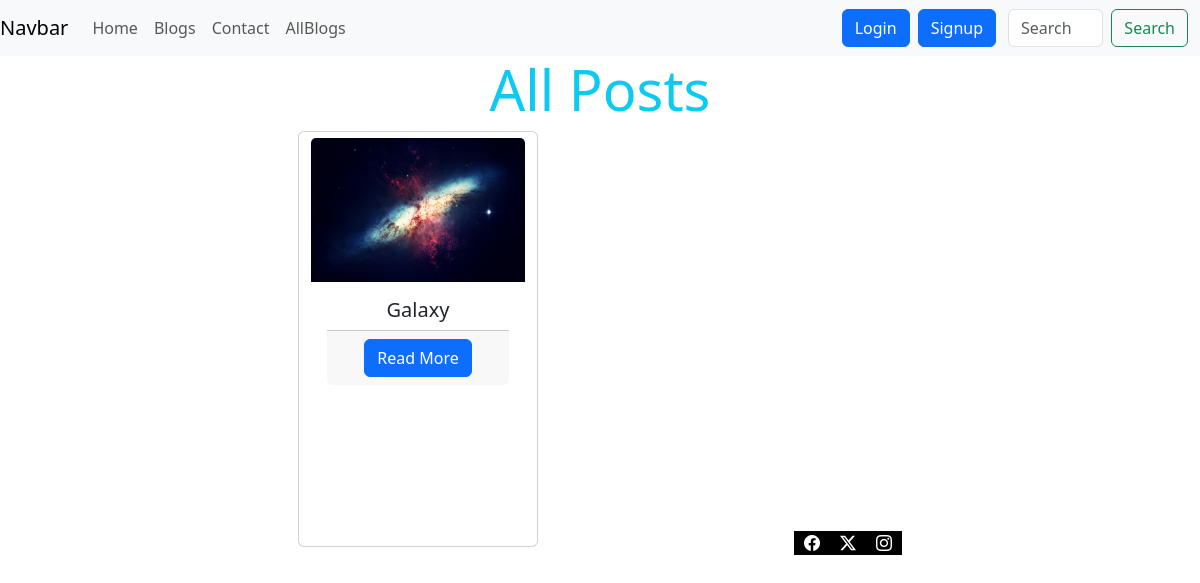
Screenshot of /allblogs?category=Astronomy with the database file from the repository.
### myBlogs/models.py (models this page shows)
class blog_post(models.Model):
    blog_title = models.CharField(max_length=80)
    blog_img = models.ImageField(upload_to='images/')
    blog_description=RichTextField()
    Blog_cat = models.ForeignKey(blog_category,null=True, default= None ,on_delete=models.CASCADE)
    like_count =models.IntegerField(default=0, null = True)
    view_count = models.IntegerField(default=0, null = True)
    def __str__(self):
        return self.blog_title

### myBlogs/views.py (the view)
# urls.py: path('allblogs',views.allblogs,name='allblogs'),
def allblogs(request):
    x = blog_post.objects.all()
    var = request.GET.get('category')
    print(var)
    if(var):
        x=blog_post.objects.filter(Blog_cat__blog_cat=var)
        print(x)
    else:
        x=blog_post.objects.all()
        print(x)
    p = Paginator(x, 3)
    page_number = request.GET.get("page")
    page_obj = p.get_page(page_number)
    return render(request,'myBlogs/allblogs.html',{"y":x})

### myBlogs/templates/myBlogs/allblogs.html (shortened to what this page needs)
<!DOCTYPE html>
<html lang="en">
<head>
    <link href="https://cdn.jsdelivr.net/npm/bootstrap@5.3.2/dist/css/bootstrap.min.css" rel="stylesheet">
    {%include 'myBlogs/navigation_bar.html' %}
</head>
<body>
    <div class="container text-center mb-4">
        <h3 class="display-4 text-info">All Posts</h3>
        <div class="d-flex flex-wrap justify-content-evenly">
          {% for y in y %}
          <div id="My_card" class="card mb-2 btn btn-outline-secondary" style="width: 20vw; min-height:5vw;">
            <img src="{{ y.blog_img.url }}" class="card-img-top" alt="..." style="height: 12vw">
            <div class="card-body">
              <h5 class="card-title">{{ y.blog_title }}</h5>
              <div class="card-footer">
                <a href='{% url 'add_comment' y.blog_title %}?blog_id={{y.id}}' class="btn btn-primary">Read More</a
              </div>
            </div>
          </div>
          {% endfor %}
          <nav aria-label="Page navigation">
        </nav>
      </div>
    <footer >
      {% include "myBlogs/footer.html" %}
    </footer>
  </body>
</html>

### rows the page displays
blog_post: blog_img (picture), blog_title "Galaxy"
